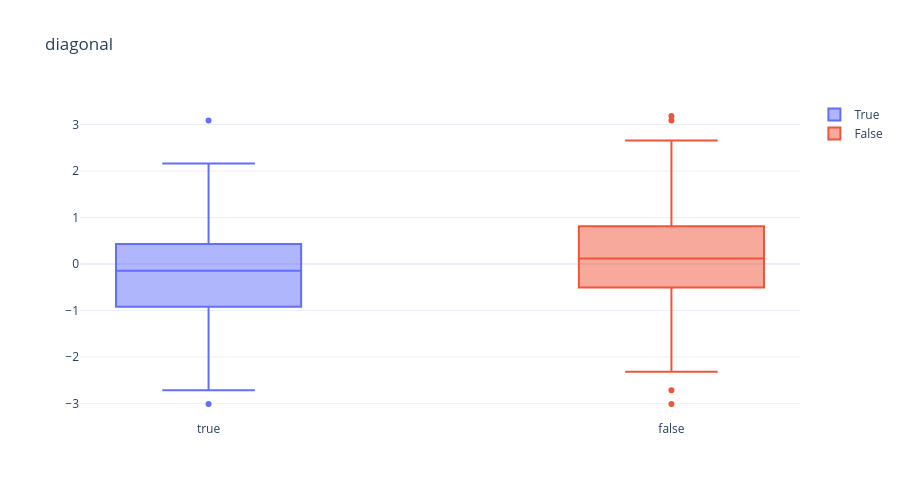
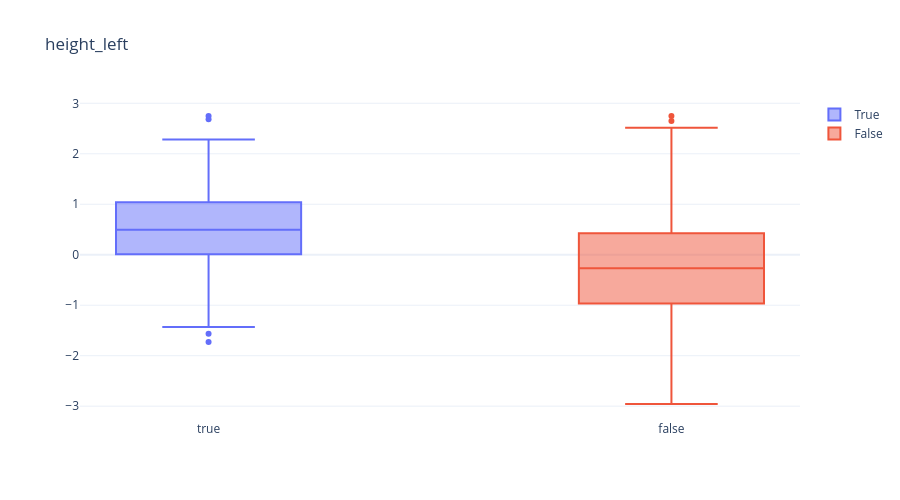
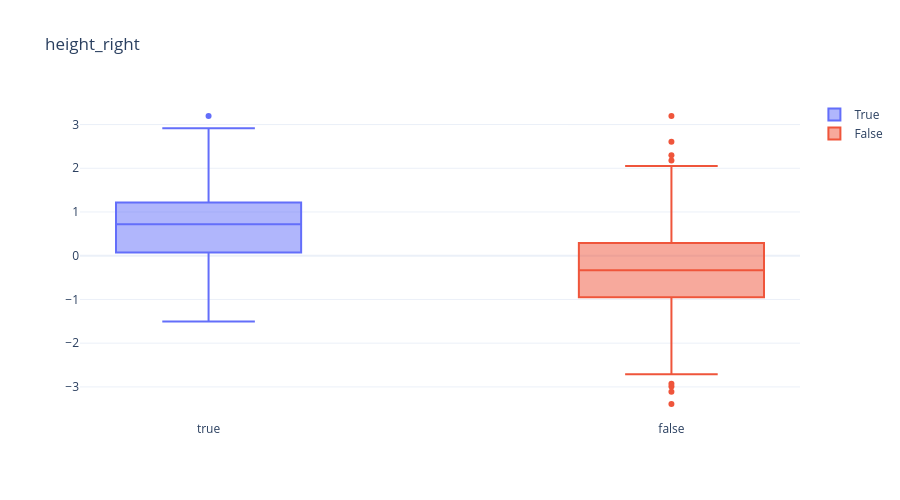
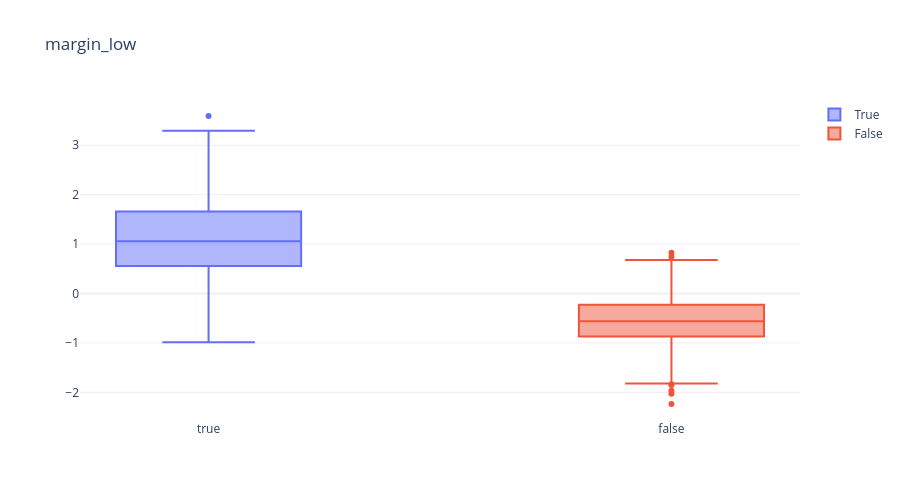

Notebook source saved alongside these figures, in order:
### Code cell
for column in df_train.drop(columns='is_fake'):
    fig = box(df_train, x='is_fake', y=column, titre=column)
    fig.show()

### Figure 1 — Plotly figure (JSON) as saved in the notebook; plotly's stock layout.template omitted (floating-point values rounded to 4 significant figures; data arrays with more than 128 entries replaced by an {"elided": "..."} marker saying what was removed)
{"data": [{"boxpoints": "outliers", "marker": {"color": "#636EFA"}, "name": "True", "type": "box", "width": 0.4, "x": {"elided": "400 bool values"}, "y": {"elided": "400 float values"}}, {"boxpoints": "outliers", "marker": {"color": "#EF553B"}, "name": "False", "type": "box", "width": 0.4, "x": {"elided": "800 bool values"}, "y": {"elided": "800 float values"}}], "layout": {"boxmode": "group", "height": 500, "title": {"text": "diagonal"}}}

### Figure 2 — Plotly figure (JSON) as saved in the notebook; plotly's stock layout.template omitted (floating-point values rounded to 4 significant figures; data arrays with more than 128 entries replaced by an {"elided": "..."} marker saying what was removed)
{"data": [{"boxpoints": "outliers", "marker": {"color": "#636EFA"}, "name": "True", "type": "box", "width": 0.4, "x": {"elided": "400 bool values"}, "y": {"elided": "400 float values"}}, {"boxpoints": "outliers", "marker": {"color": "#EF553B"}, "name": "False", "type": "box", "width": 0.4, "x": {"elided": "800 bool values"}, "y": {"elided": "800 float values"}}], "layout": {"boxmode": "group", "height": 500, "title": {"text": "height_left"}}}

### Figure 3 — Plotly figure (JSON) as saved in the notebook; plotly's stock layout.template omitted (floating-point values rounded to 4 significant figures; data arrays with more than 128 entries replaced by an {"elided": "..."} marker saying what was removed)
{"data": [{"boxpoints": "outliers", "marker": {"color": "#636EFA"}, "name": "True", "type": "box", "width": 0.4, "x": {"elided": "400 bool values"}, "y": {"elided": "400 float values"}}, {"boxpoints": "outliers", "marker": {"color": "#EF553B"}, "name": "False", "type": "box", "width": 0.4, "x": {"elided": "800 bool values"}, "y": {"elided": "800 float values"}}], "layout": {"boxmode": "group", "height": 500, "title": {"text": "height_right"}}}

### Figure 4 — Plotly figure (JSON) as saved in the notebook; plotly's stock layout.template omitted (floating-point values rounded to 4 significant figures; data arrays with more than 128 entries replaced by an {"elided": "..."} marker saying what was removed)
{"data": [{"boxpoints": "outliers", "marker": {"color": "#636EFA"}, "name": "True", "type": "box", "width": 0.4, "x": {"elided": "400 bool values"}, "y": {"elided": "400 float values"}}, {"boxpoints": "outliers", "marker": {"color": "#EF553B"}, "name": "False", "type": "box", "width": 0.4, "x": {"elided": "800 bool values"}, "y": {"elided": "800 float values"}}], "layout": {"boxmode": "group", "height": 500, "title": {"text": "margin_low"}}}
